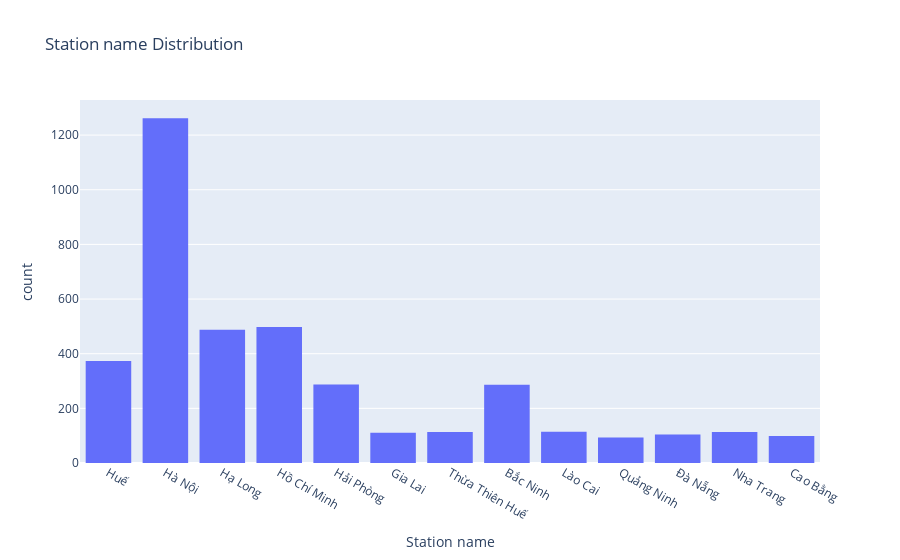

The code cell stored with this chart in its notebook:
### Markdown cell above
## Các tỉnh thành được quan sát

### Code cell
fig = px.histogram(df, x="Station name", title="Station name Distribution",
                   labels={"Station name": "Station name"})
fig.show()
fig.write_image(r"E:\BTLPTDLL-2025\charts\station_name_distribution.png")

### Figure 1 — Plotly figure (JSON) as saved in the notebook; plotly's stock layout.template omitted (floating-point values rounded to 4 significant figures; data arrays with more than 128 entries replaced by an {"elided": "..."} marker saying what was removed)
{"data": [{"bingroup": "x", "hovertemplate": "Station name=%{x}<br>count=%{y}<extra></extra>", "legendgroup": "", "marker": {"color": "#636efa", "pattern": {"shape": ""}}, "name": "", "orientation": "v", "showlegend": false, "type": "histogram", "x": {"elided": "3941 str values"}, "xaxis": "x", "yaxis": "y"}], "layout": {"barmode": "relative", "legend": {"tracegroupgap": 0}, "title": {"text": "Station name Distribution"}, "xaxis": {"anchor": "y", "domain": [0, 1], "title": {"text": "Station name"}}, "yaxis": {"anchor": "x", "domain": [0, 1], "title": {"text": "count"}}}}
